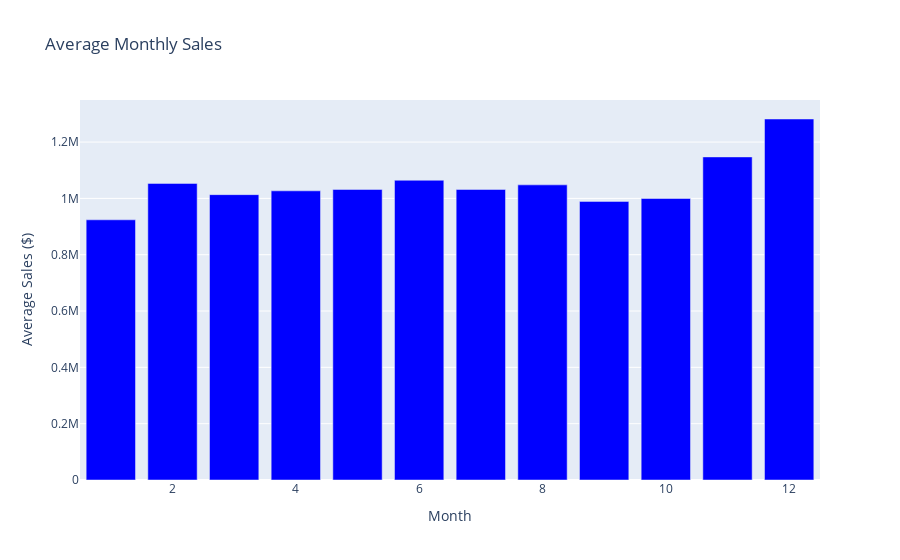

Notebook code cell kept with this figure:
### Markdown cell above
Podemos graficar los promedios de ventas mensuales así:

### Code cell
df['Month'] = df['Date'].dt.month

monthly_sales = df.groupby('Month').agg({'Weekly_Sales': 'mean'}).reset_index()

fig = px.bar(monthly_sales, x='Month', y='Weekly_Sales', 
             title='Average Monthly Sales',
             labels={'Month': 'Month', 'Weekly_Sales': 'Average Sales ($)'},
             color_discrete_sequence=['Blue'])

fig.show()

### Figure 1 — Plotly figure (JSON) as saved in the notebook; plotly's stock layout.template omitted (floating-point values rounded to 4 significant figures)
{"data": [{"alignmentgroup": "True", "hovertemplate": "Month=%{x}<br>Average Sales ($)=%{y}<extra></extra>", "legendgroup": "", "marker": {"color": "Blue", "pattern": {"shape": ""}}, "name": "", "offsetgroup": "", "orientation": "v", "showlegend": false, "textposition": "auto", "type": "bar", "x": [1, 2, 3, 4, 5, 6, 7, 8, 9, 10, 11, 12], "xaxis": "x", "y": [923900.0, 1053000.0, 1013000.0, 1027000.0, 1032000.0, 1064000.0, 1032000.0, 1048000.0, 989300.0, 999600.0, 1147000.0, 1282000.0], "yaxis": "y"}], "layout": {"barmode": "relative", "legend": {"tracegroupgap": 0}, "title": {"text": "Average Monthly Sales"}, "xaxis": {"anchor": "y", "domain": [0, 1], "title": {"text": "Month"}}, "yaxis": {"anchor": "x", "domain": [0, 1], "title": {"text": "Average Sales ($)"}}}}
